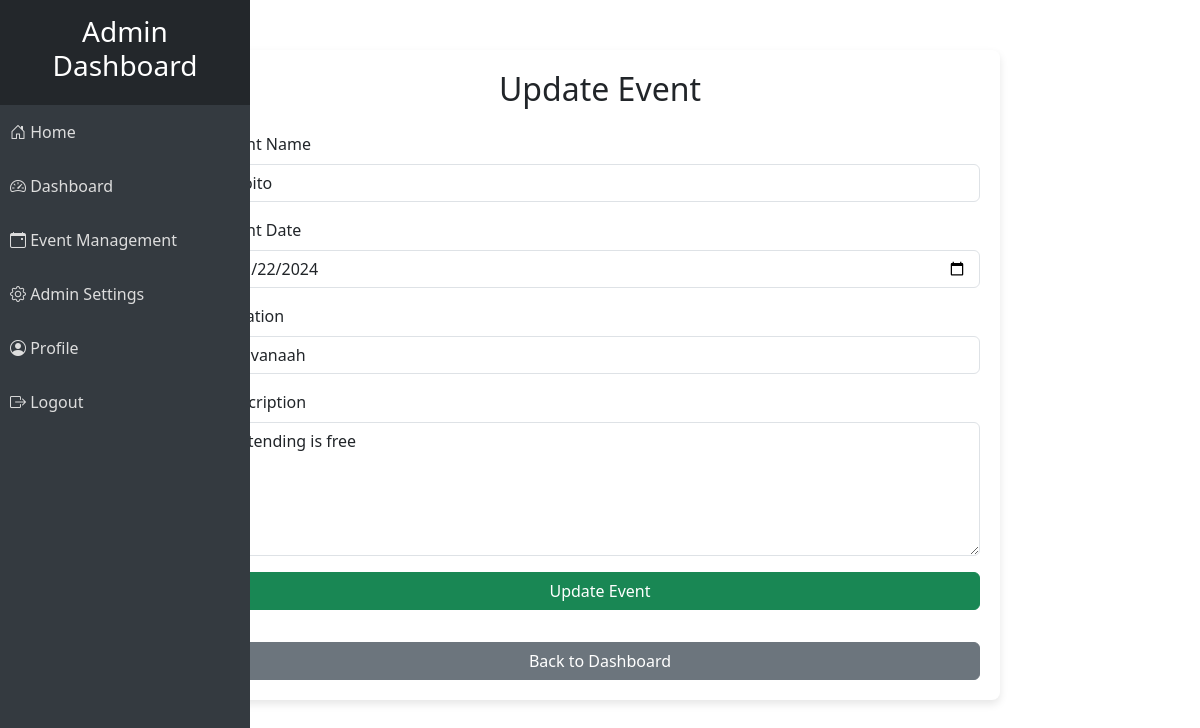
Page /admins/update_event.php?event_id=5 on the committed database.
### tables this page shows
CREATE TABLE `events` (
  `id` int(11) NOT NULL,
  `name` varchar(255) NOT NULL,
  `date` date NOT NULL,
  `location` varchar(255) NOT NULL,
  `capacity` int(10) NOT NULL,
  `cost` int(20) NOT NULL,
  `booking_dateline` date NOT NULL,
  `description` text DEFAULT NULL,
  `event_image` varchar(50) NOT NULL,
  `created_at` timestamp NOT NULL DEFAULT current_timestamp()
);

### admins/update_event.php (the view, shortened to what this page needs)
<?php
include('../config/db.php');
include('admin_sidebar.php');
if (isset($_GET['event_id'])) {
    $event_id = $_GET['event_id'];
    $sql = "SELECT * FROM events WHERE id = ?";
    $stmt = $conn->prepare($sql);
    $stmt->bind_param("i", $event_id);
    $stmt->execute();
    $result = $stmt->get_result();
    if ($result->num_rows > 0) {
        $event = $result->fetch_assoc();
    } else {
        echo "Event not found.";
        exit;
    }
}
?>
<!DOCTYPE html>
<html lang="en">
<head>
    <link href="../assets/css/bootstrap.min.css" rel="stylesheet">
    <link rel="stylesheet" href="https://cdn.jsdelivr.net/npm/bootstrap-icons@1.10.5/font/bootstrap-icons.css">
</head>
<body>
<div class="container event-form-container">
    <h2 class="text-center mb-4">Update Event</h2>
    <form method="POST" enctype="multipart/form-data">
        <div class="mb-3">
            <label for="name" class="form-label">Event Name</label>
            <input type="text" class="form-control" id="name" name="name" value="<?php echo htmlspecialchars($event['name']); ?>" required>
        </div>
        <div class="mb-3">
            <label for="date" class="form-label">Event Date</label>
            <input type="date" class="form-control" id="date" name="date" value="<?php echo htmlspecialchars($event['date']); ?>" required>
        </div>
        <div class="mb-3">
            <label for="location" class="form-label">Location</label>
            <input type="text" class="form-control" id="location" name="location" value="<?php echo htmlspecialchars($event['location']); ?>" required>
        </div>
        <div class="mb-3">
            <label for="description" class="form-label">Description</label>
            <textarea class="form-control" id="description" name="description" rows="5" required><?php echo htmlspecialchars($event['description']); ?></textarea>
        </div>
        <button type="submit" name="update_event" class="btn btn-success w-100">Update Event</button>
    </form>
    <a href="event_management.php" class="btn btn-secondary mt-3 w-100">Back to Dashboard</a>
</div>
</body>
</html>

### admins/update_event.php (style rules this page uses)
.event-form-container { max-width: 800px; margin: 50px auto; padding: 20px; background-color: #ffffff; border-radius: 8px; box-shadow: 0 4px 8px rgba(0, 0, 0, 0.1); }
.event-form-container input, .event-form-container textarea { margin-bottom: 15px; }

### rows in the picture
events: name "Koito", date "11/22/2024", location "Savanaah", description "attending is free"
